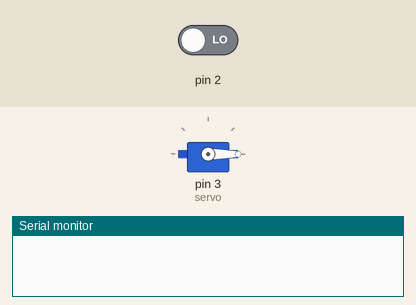
Recording of a sketch running on a simulated Arduino Uno, built with avr-gcc and run on an emulated ATmega328P. On the bench: servo, the last lines printed to the serial monitor. The inputs (shaded band) are chosen by the test bench; at power-on: pin 2 LOW.

Above: at 1.8 s.
1.9 s: pin 2 driven HIGH
At 3.0 s:
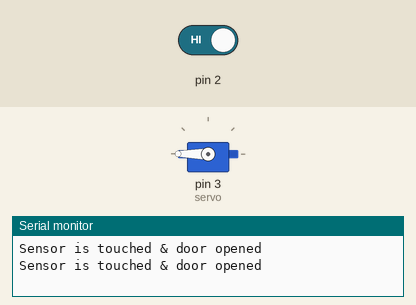
3.5 s: pin 2 driven LOW
At 4.2 s:
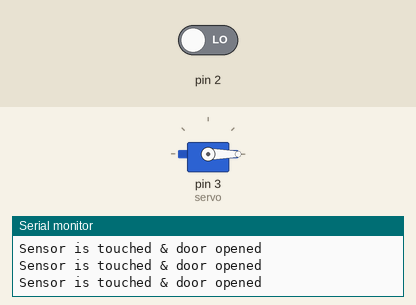
Timing chart, 0 to 6.5 s (numbered marks = the images above; inputs shaded):
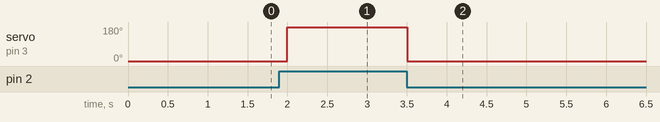

Measured:
- after the input at 1.9 s, servo on pin 3 (servo): 0° → 180° after 0.10 s
- after the input at 3.5 s, servo on pin 3 (servo): 180° → 0° at once

The sketch:

touch_sensor.ino
```cpp
#include<Servo.h>
Servo servo;
void setup() {
  pinMode(2, INPUT);
  Serial.begin(9600);
  servo.attach(3);
}
void loop() {
  if (digitalRead(2) == HIGH) {
    Serial.println("Sensor is touched & door opened");
    servo.write(180);
    delay(500);
  } else {
    servo.write(0);
    delay(500);
  }
}
```
